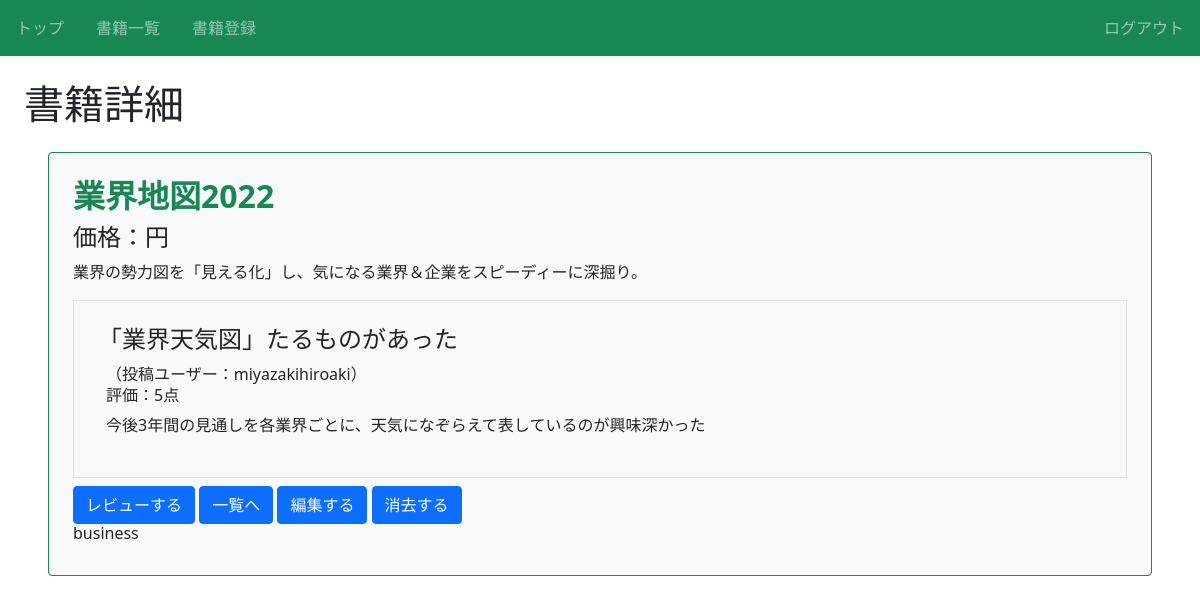
The app's page /book/17/detail/ (signed in), older data.
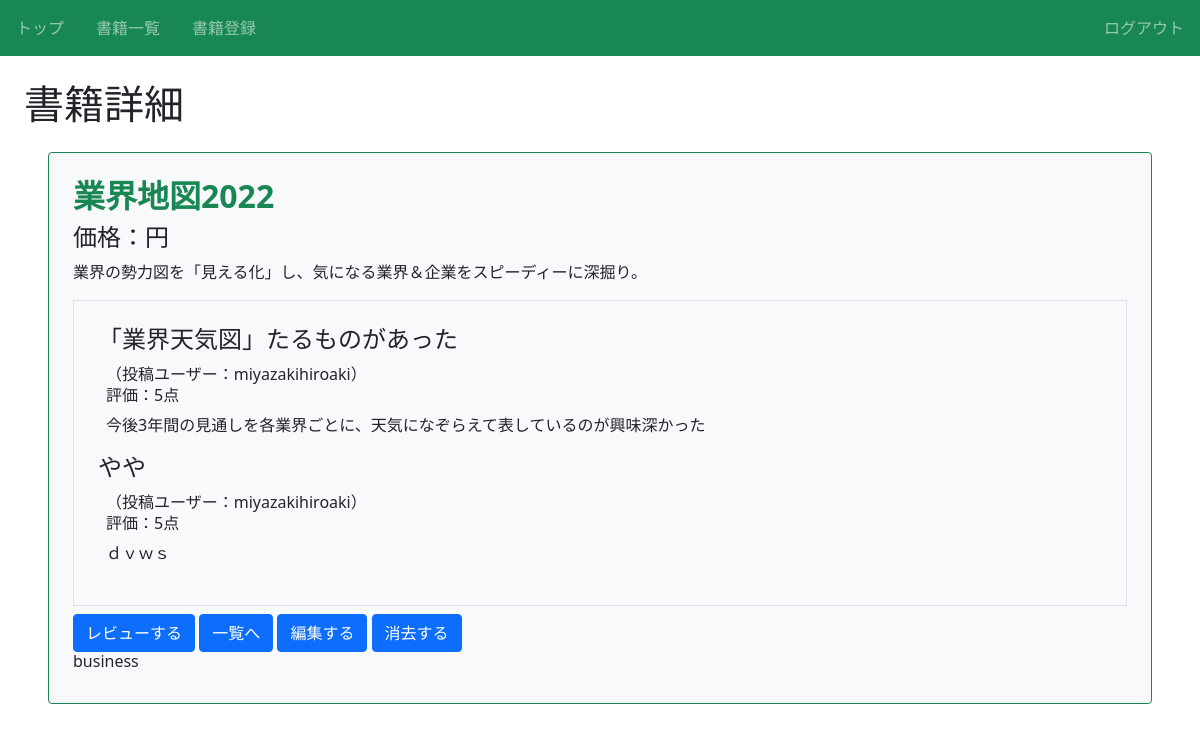
The same page, newer data.
### book/models.py (models this page shows, shortened)
class Review(models.Model):
    book = models.ForeignKey(Book, on_delete=models.CASCADE)
    title = models.CharField(max_length=100)
    text = models.TextField()
    rate = models.IntegerField(choices=RATE_CHOICES)
    user = models.ForeignKey('auth.User', on_delete=models.CASCADE)

### book/views.py (the view)
# urls.py: path('book/<int:pk>/detail/', views.DetailBookView.as_view(), name="detail-book"),
class DetailBookView(LoginRequiredMixin, DetailView):
    template_name = 'book/book_detail.html'
    model = Book

### book/templates/book/book_detail.html (shortened to what this page needs)
{% extends 'base.html' %}
{% block h1 %}書籍詳細{% endblock%}
{% block content %}
    <div class="p-4 m-4 bg-light border border-success rounded">
        <h2 class="text-success">{{object.title}}</h2>
        <h4 class="text-dark">価格：{{item.price}}円</h4>
        <p>{{ object.text }}</p>
        <div class="border p-4 mb-2">
            {% for review in object.review_set.all %}
            <div>
                <h3 class="h4">{{ review.title }}</h3>
                <div class="px-2">
                    <span>（投稿ユーザー：{{ review.user.username }}）</span>
                    <h6>評価：{{ review.rate }}点</h6>
                    <p>{{ review.text }}</p>
                </div>
            </div>
            {% endfor %}
        </div>
        <a href="{% url 'review' object.pk %}" class="btn btn-primary"> レビューする </a>
        <a href="{% url 'list-book' %}" class="btn btn-primary"> 一覧へ </a>
        <a href="{% url 'update-book' object.pk %}" class="btn btn-primary"> 編集する </a>
        <a href="{% url 'delete-book' object.pk %}" class="btn btn-primary"> 消去する </a>
        <h6 class="card-title">{{ object.category }}</h6>
    </div>
{% endblock content %}

Row changes from the older to the newer data that the page shows:
added Review: title "やや", user.username "miyazakihiroaki", rate "5", text "ｄｖｗｓ"
